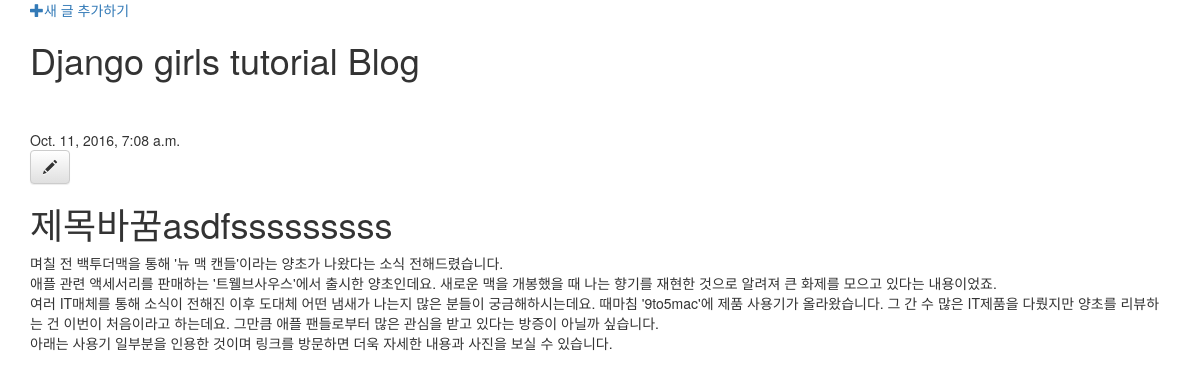
/post/1/, run on an earlier commit of the app's database.
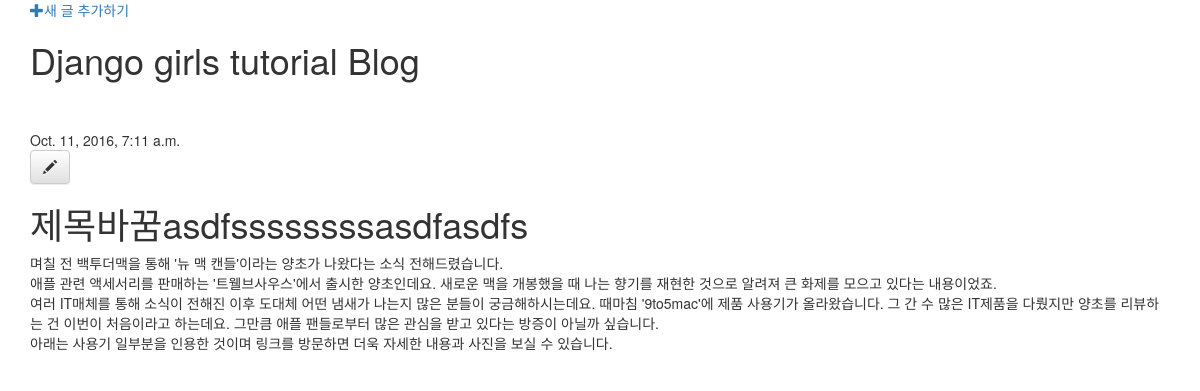
And on a later commit of the database.
### blog/models.py (models this page shows, shortened)
class Post(models.Model):
    author = models.ForeignKey('auth.User')
    title = models.CharField(max_length=50)
    text = models.TextField()
    created_date = models.DateTimeField(auto_now_add=True)
    published_date = models.DateTimeField(null=True, blank=True)
    def __str__(self):
        return self.title

### blog/views.py (the view)
# urls.py: url(r'^post/(?P<pk>[0-9]+)/$', views.post_detail, name='post_detail'),
def post_detail(request, pk):
    print('post_detail, pk:%s' % pk)
    post = get_object_or_404(Post, pk=pk)
    print('post_detail, post:%s' % post)
    context = {
        'post': post,
    }
    print('post_detail, context:%s' % context)
    return render(request, 'blog/post_detail.html', context)

### blog/templates/blog/post_detail.html
{% extends 'blog/base.html' %}
{% block content %}
<div class="post">
  {% if post.published_date %}
    <div class="date">
      {{ post.published_date }}
    </div>
  {% else %}
    <div>Published Date None</div>
  {% endif %}
  <a href="{% url 'blog:post_edit' pk=post.pk %}"
      class="btn btn-default">
    <span class="glyphicon glyphicon-pencil"></span>
  </a>
  <h1>{{ post.title }}</h1>
  <p>{{ post.text|linebreaksbr }}</p>
</div>
{% endblock %}

### blog/templates/blog/base.html (shortened to what this page needs)
{% load staticfiles %}
<!DOCTYPE html>
<html lang="ko">
<head>
  <link rel="stylesheet" href="//maxcdn.bootstrapcdn.com/bootstrap/3.2.0/css/bootstrap.min.css">
  <link rel="stylesheet" href="//maxcdn.bootstrapcdn.com/bootstrap/3.2.0/css/bootstrap-theme.min.css">
  <link rel="stylesheet" href="{% static 'css/blog.css' %}">
</head>
<body>
  <div class="container">
    <a href="{% url 'blog:post_new' %}" class="top-menu">
      <span class="glyphicon glyphicon-plus"></span>새 글 추가하기
    </a>
    <h1 class="blog-title">{% block title %}Django girls tutorial Blog{% endblock %}</h1>
    <div>
      {% block content %}
      {% endblock %}
    </div>
  </div>
</body>
</html>

### blog/static/css/blog.css (style rules this page uses)
.blog-title { margin-bottom: 50px; }

What changed in the data, as far as the page shows it:
changed Post: published_date "Oct. 11, 2016, 7:08 a.m." → "Oct. 11, 2016, 7:11 a.m."; title "제목바꿈asdfsssssssss" → "제목바꿈asdfssssssssasdfasdfs"
